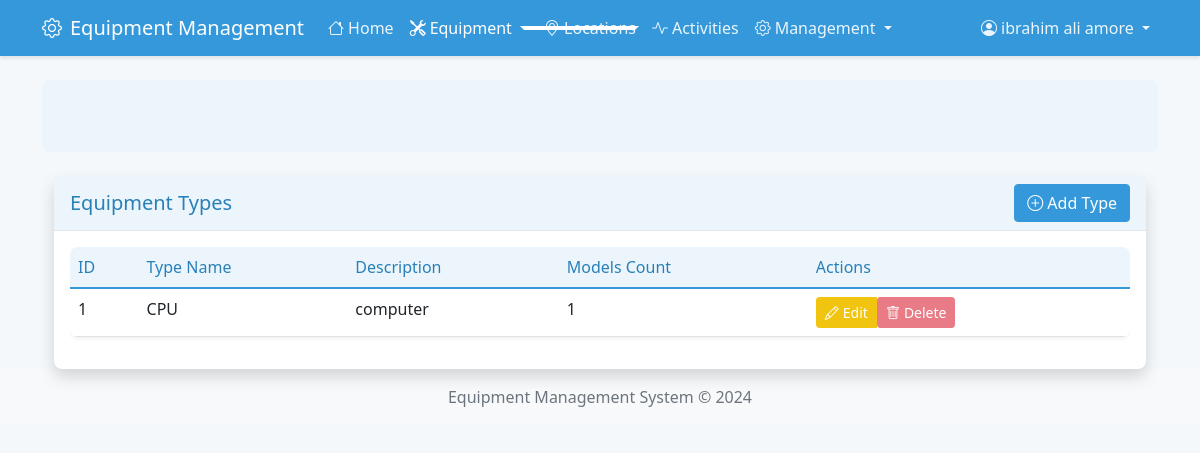
/equipment-types/ (signed in), run on the app's committed database.
### app/models/tables.py (models this page shows, shortened)
class User(UserMixin, db.Model):
    __tablename__ = "user"
    staffno = db.Column(db.Integer, primary_key=True, index=True)
    staffname = db.Column(db.String(100), nullable=False)
    password = db.Column(db.String(300), nullable=False)
    isadmin = db.Column(db.Boolean, nullable=False, default=False)
    equipment_registers = db.relationship("EquipmentRegister", back_populates="user")
    activities = db.relationship("EquipmentActivity", back_populates="user")

class EquipmentType(db.Model):
    __tablename__ = "equipmenttype"
    etid = db.Column(db.Integer, primary_key=True, index=True)
    equipmenttype = db.Column(db.String(100), nullable=False)
    description = db.Column(db.String(200))
    equipment_models = db.relationship("EquipmentModel", back_populates="equipment_type")

### app/routes/equipment_type.py (the view)
@bp.route('/')
@login_required
def index():
    types = EquipmentType.query.order_by(EquipmentType.equipmenttype).all()
    return render_template('equipment_type/list.html', types=types)

### app/templates/equipment_type/list.html (shortened to what this page needs)
{% extends "base.html" %}
{% block content %}
<div class="container">
    <div class="card shadow">
        <div class="card-header">
            <div class="d-flex justify-content-between align-items-center">
                <h5 class="mb-0">Equipment Types</h5>
                {% if current_user.isadmin %}
                <a href="{{ url_for('equipment_type_bp.create') }}" class="btn btn-primary">
                    <i class="bi bi-plus-circle me-1"></i>Add Type
                </a>
                {% endif %}
            </div>
        </div>
        <div class="card-body">
            <div class="table-responsive">
                <table class="table table-hover">
                    <thead>
                        <tr>
                            <th>ID</th>
                            <th>Type Name</th>
                            <th>Description</th>
                            <th>Models Count</th>
                            {% if current_user.isadmin %}
                            <th>Actions</th>
                            {% endif %}
                        </tr>
                    </thead>
                    <tbody>
                        {% for type in types %}
                        <tr>
                            <td>{{ type.etid }}</td>
                            <td>{{ type.equipmenttype }}</td>
                            <td>{{ type.description or '-' }}</td>
                            <td>{{ type.equipment_models|length }}</td>
                            {% if current_user.isadmin %}
                            <td>
                                <div class="btn-group" role="group">
                                    <a href="{{ url_for('equipment_type_bp.edit', etid=type.etid) }}"
                                       class="btn btn-sm btn-warning">
                                        <i class="bi bi-pencil me-1"></i>Edit
                                    </a>
                                    <form action="{{ url_for('equipment_type_bp.delete', etid=type.etid) }}"
                                          method="POST"
                                          class="d-inline"
                                          onsubmit="return confirm('Are you sure you want to delete this type?');">
                                        <button type="submit" class="btn btn-sm btn-danger"
                                                {% if type.equipment_models %}disabled{% endif %}>
                                            <i class="bi bi-trash me-1"></i>Delete
                                        </button>
                                    </form>
                                </div>
                            </td>
                            {% endif %}
                        </tr>
                        {% endfor %}
                    </tbody>
                </table>
            </div>
        </div>
    </div>
</div>
{% endblock %}

### app/templates/includes/navbar.html (shortened to what this page needs)
<nav class="navbar navbar-expand-lg navbar-dark bg-primary">
    <div class="container">
        <a class="navbar-brand" href="{{ url_for('main.index') }}">
            <i class="bi bi-gear me-2"></i>Equipment Management
        </a>
        <div class="collapse navbar-collapse" id="navbarMain">
            <ul class="navbar-nav me-auto">
                <li class="nav-item">
                    <a class="nav-link {{ 'active' if request.endpoint == 'main.index' }}"
                       href="{{ url_for('main.index') }}">
                        <i class="bi bi-house me-1"></i>Home
                    </a>
                </li>
                <li class="nav-item dropdown">
                    <a class="nav-link dropdown-toggle {{ 'active' if 'equipment' in request.endpoint }}"
                       href="#"
                       data-bs-toggle="dropdown">
                        <i class="bi bi-tools me-1"></i>Equipment
                    </a>
                </li>
                <li class="nav-item">
                    <a class="nav-link {{ 'active' if request.endpoint == 'location_bp.index' }}"
                       href="{{ url_for('location_bp.index') }}">
                        <i class="bi bi-geo-alt me-1"></i>Locations
                    </a>
                </li>
                <li class="nav-item">
                    <a class="nav-link {{ 'active' if request.endpoint == 'equipment_activity.index' }}"
                       href="{{ url_for('equipment_activity.index') }}">
                        <i class="bi bi-activity me-1"></i>Activities
                    </a>
                </li>
                {% if current_user.isadmin %}
                <li class="nav-item dropdown">
                    <a class="nav-link dropdown-toggle {{ 'active' if 'admin' in request.endpoint }}"
                       href="#"
                       data-bs-toggle="dropdown">
                        <i class="bi bi-gear me-1"></i>Management
                    </a>
                </li>
                {% endif %}
            </ul>
            <ul class="navbar-nav ms-auto">
                {% if current_user.is_authenticated %}
                <li class="nav-item dropdown">
                    <a class="nav-link dropdown-toggle" href="#" data-bs-toggle="dropdown">
                        <i class="bi bi-person-circle me-1"></i>{{ current_user.staffname }}
                    </a>
                </li>
                {% else %}
                <li class="nav-item">
                    <a class="nav-link" href="{{ url_for('auth.login') }}">
                        <i class="bi bi-box-arrow-in-right me-1"></i>Login
                    </a>
                </li>
                {% endif %}
            </ul>
        </div>
    </div>
</nav>

### app/static/css/style.css (style rules this page uses)
:root { --primary-color: #3498db; --primary-light: #ebf5fb; --primary-dark: #2980b9; --secondary-color: #f8f9fa; --text-color: #2c3e50; --border-color: #e3e8ed; --success-color: #2ecc71; --warning-color: #f1c40f; --danger-color: #e74c3c; }
body { background-color: #f5f8fa; color: var(--text-color); }
.navbar { background-color: var(--primary-color) !important; box-shadow: 0 2px 4px rgba(0,0,0,0.1); }
.navbar-dark .navbar-nav .nav-link { color: rgba(255,255,255,0.9); }
.card { border: none; border-radius: 8px; box-shadow: 0 2px 4px rgba(0,0,0,0.05); background-color: #ffffff; transition: transform 0.2s, box-shadow 0.2s; }
.card-header { background-color: var(--primary-light); border-bottom: 1px solid var(--border-color); color: var(--primary-dark); font-weight: 500; }
.table { background-color: #ffffff; border-radius: 8px; overflow: hidden; box-shadow: 0 2px 4px rgba(0,0,0,0.05); }
.table thead th { background-color: var(--primary-light); color: var(--primary-dark); border-bottom: 2px solid var(--primary-color); font-weight: 500; }
.btn-primary { background-color: var(--primary-color); border-color: var(--primary-color); }
.btn-warning { background-color: var(--warning-color); border-color: var(--warning-color); color: #ffffff; }
.btn-danger { background-color: var(--danger-color); border-color: var(--danger-color); }
.navbar { box-shadow: 0 2px 4px rgba(0,0,0,0.1); }
.navbar-brand { font-weight: 500; }
.navbar-dark .navbar-nav .nav-link.active { color: #ffffff; font-weight: 500; }
.nav-item { position: relative; }
.nav-item::after { content: ''; position: absolute; width: 0; height: 2px; bottom: 0; left: 50%; background-color: #ffffff; transition: all 0.3s ease; }
.nav-item .nav-link.active::after { width: 100%; left: 0; }

### data on the page
User: staffname "ibrahim ali amore"
EquipmentType: etid "1", equipmenttype "CPU", description "computer", equipment_models|length "1"
